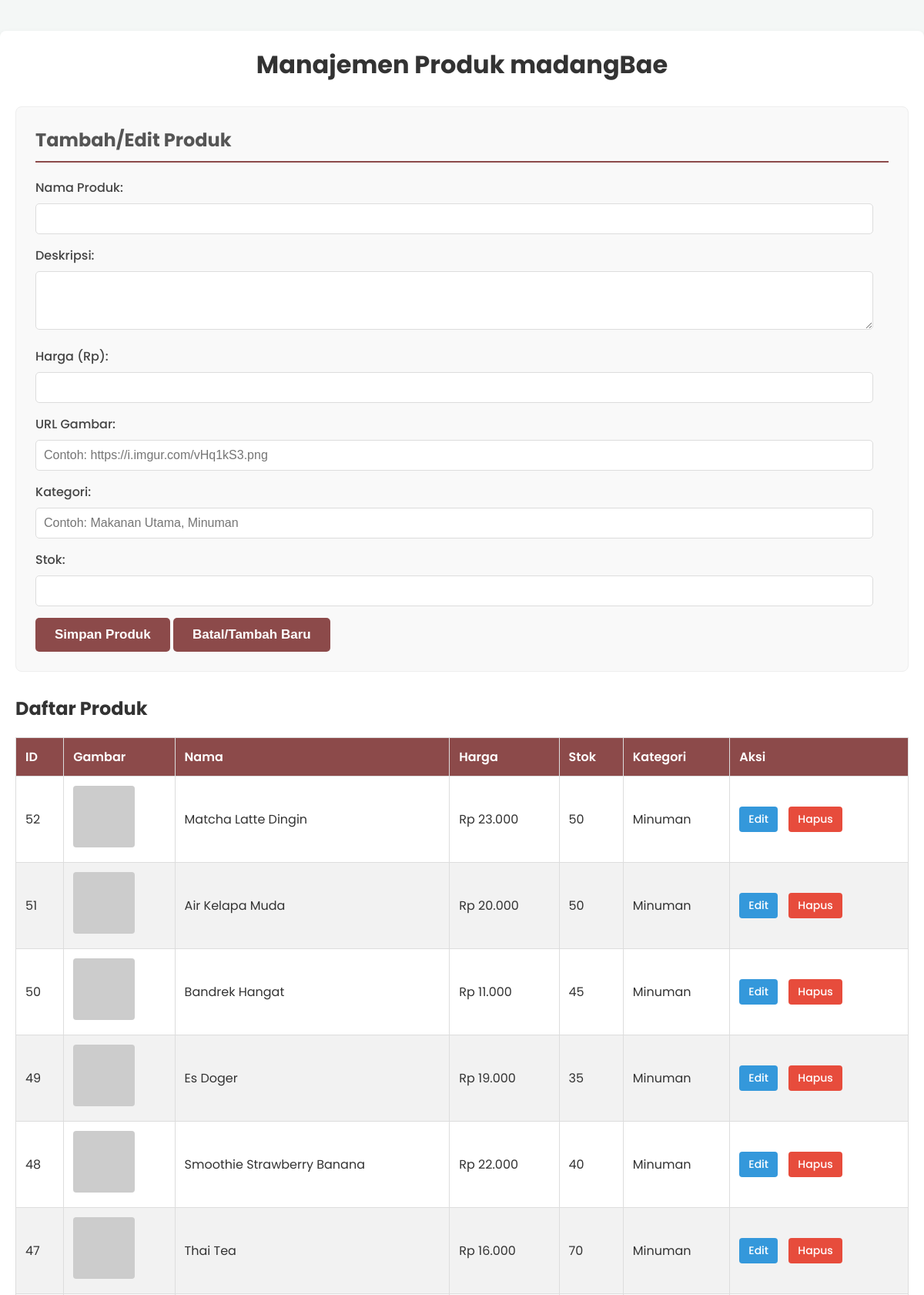
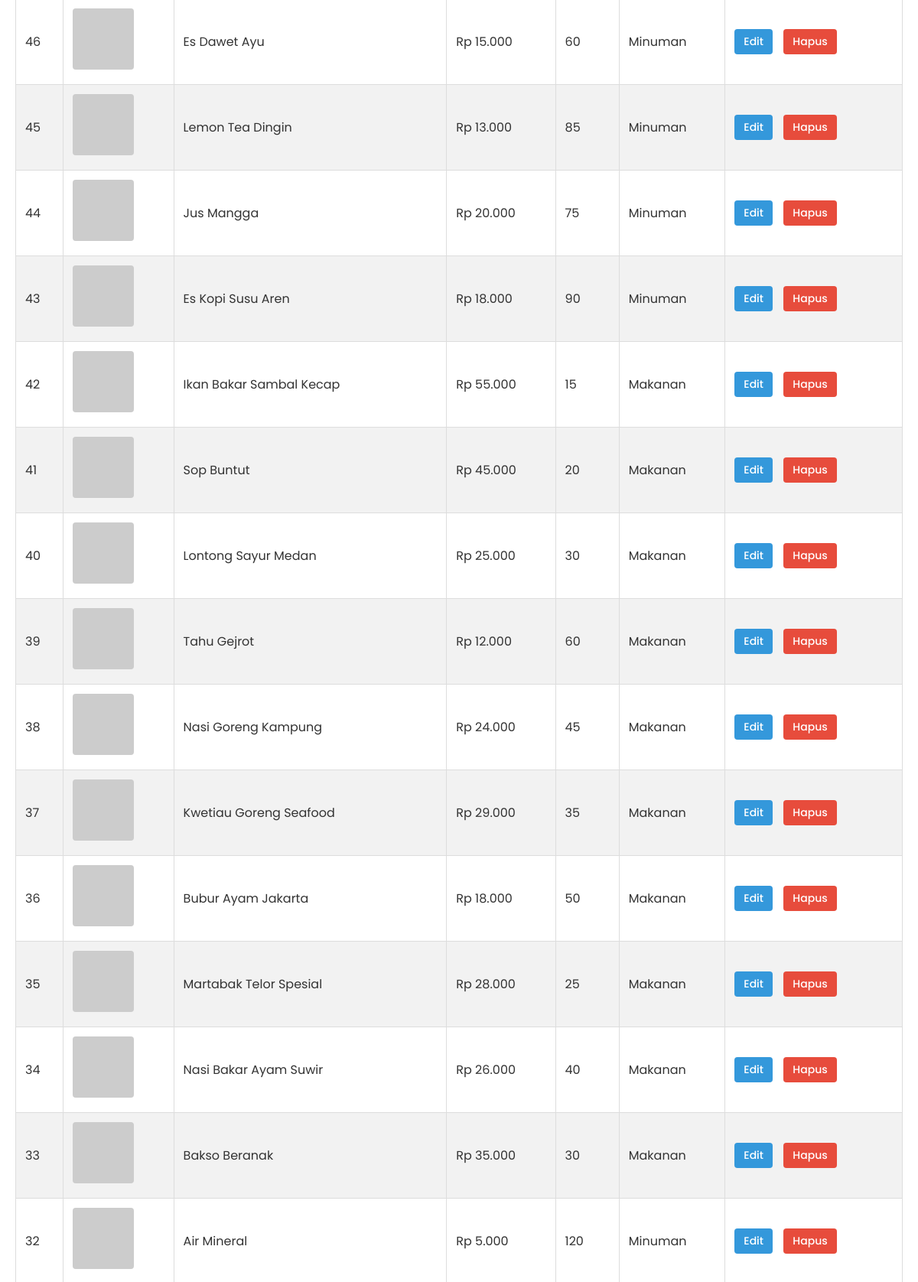
The app's page /admin.php (upper part) with its own data (2 pictures, top to bottom).
### tables this page shows
CREATE TABLE `products` (
  `id` int(11) NOT NULL,
  `name` varchar(255) NOT NULL,
  `description` text DEFAULT NULL,
  `price` decimal(10,2) NOT NULL,
  `image_url` varchar(255) DEFAULT NULL,
  `category` varchar(100) DEFAULT NULL,
  `stock` int(11) NOT NULL DEFAULT 0,
  `created_at` timestamp NOT NULL DEFAULT current_timestamp()
);

### admin.php (the view, shortened to what this page needs)
<?php
include 'api/db_connect.php';
$products = [];
$sql = "SELECT id, name, description, price, image_url, category, stock FROM products ORDER BY id DESC";
$result = $conn->query($sql);
if ($result->num_rows > 0) {
    while($row = $result->fetch_assoc()) {
        $products[] = $row;
    }
}
?>
<!DOCTYPE html>
<html lang="id">
<head>
    <link rel="stylesheet" href="style.css"> <link rel="preconnect" href="https://fonts.googleapis.com">
    <link rel="stylesheet" href="https://cdnjs.cloudflare.com/ajax/libs/font-awesome/6.5.2/css/all.min.css">
</head>
<body>
    <div class="admin-container">
        <h1>Manajemen Produk madangBae</h1>
        <div class="form-section">
            <h2>Tambah/Edit Produk</h2>
            <form action="admin.php" method="POST">
                <div class="form-group">
                    <label for="name">Nama Produk:</label>
                    <input type="text" id="name" name="name" required>
                </div>
                <div class="form-group">
                    <label for="description">Deskripsi:</label>
                    <textarea id="description" name="description" rows="3"></textarea>
                </div>
                <div class="form-group">
                    <label for="price">Harga (Rp):</label>
                    <input type="number" id="price" name="price" step="0.01" required>
                </div>
                <div class="form-group">
                    <label for="image_url">URL Gambar:</label>
                    <input type="text" id="image_url" name="image_url" placeholder="Contoh: https://i.imgur.com/vHq1kS3.png">
                </div>
                <div class="form-group">
                    <label for="category">Kategori:</label>
                    <input type="text" id="category" name="category" placeholder="Contoh: Makanan Utama, Minuman" required>
                </div>
                <div class="form-group">
                    <label for="stock">Stok:</label>
                    <input type="number" id="stock" name="stock" required>
                </div>
                <button type="submit" class="btn-submit">Simpan Produk</button>
                <button type="button" class="btn-submit" onclick="resetForm()">Batal/Tambah Baru</button>
            </form>
        </div>
        <div class="product-list-section">
            <h2>Daftar Produk</h2>
            <?php if (empty($products)): ?>
                <p>Belum ada produk. Tambahkan produk baru menggunakan formulir di atas.</p>
            <?php else: ?>
                <table class="product-table">
                    <thead>
                        <tr>
                            <th>ID</th>
                            <th>Gambar</th>
                            <th>Nama</th>
                            <th>Harga</th>
                            <th>Stok</th>
                            <th>Kategori</th>
                            <th>Aksi</th>
                        </tr>
                    </thead>
                    <tbody>
                        <?php foreach ($products as $product): ?>
                            <tr>
                                <td><?php echo $product['id']; ?></td>
                                <td><img src="<?php echo htmlspecialchars($product['image_url'] ?: 'https://via.placeholder.com/80'); ?>" alt="<?php echo htmlspecialchars($product['name']); ?>"></td>
                                <td><?php echo htmlspecialchars($product['name']); ?></td>
                                <td>Rp <?php echo number_format($product['price'], 0, ',', '.'); ?></td>
                                <td><?php echo $product['stock']; ?></td>
                                <td><?php echo htmlspecialchars($product['category']); ?></td>
                                <td class="actions">
                                    <a href="#" class="edit-btn"
                                       data-id="<?php echo $product['id']; ?>"
                                       data-name="<?php echo htmlspecialchars($product['name']); ?>"
                                       data-description="<?php echo htmlspecialchars($product['description']); ?>"
                                       data-price="<?php echo htmlspecialchars($product['price']); ?>"
                                       data-image_url="<?php echo htmlspecialchars($product['image_url']); ?>"
                                       data-category="<?php echo htmlspecialchars($product['category']); ?>"
                                       data-stock="<?php echo htmlspecialchars($product['stock']); ?>">Edit</a>
                                    <a href="admin.php?action=delete&id=<?php echo $product['id']; ?>" class="delete-btn" onclick="return confirm('Apakah Anda yakin ingin menghapus produk ini?');">Hapus</a>
                                </td>
                            </tr>
                        <?php endforeach; ?>
                    </tbody>
                </table>
            <?php endif; ?>
        </div>
    </div>
</body>
</html>

### style.css (style rules this page uses)
:root { --primary-color: #8C4A4A; --background-color: #f7f0f0; --text-color-light: #FFFFFF; --text-color-dark: #333333; --input-bg: #D9D9D9; --card-bg: #FFFFFF; --light-bg-color: #f4f7f6; }
* { margin: 0; padding: 0; box-sizing: border-box; }
body { font-family: 'Poppins', sans-serif; background-color: var(--background-color); color: var(--text-color-dark); }

### admin.php (style rules this page uses)
body { background-color: #f4f7f6; }
.admin-container { max-width: 1200px; margin: 40px auto; padding: 20px; background-color: #fff; border-radius: 8px; box-shadow: 0 4px 8px rgba(0,0,0,0.1); }
.admin-container h1 { text-align: center; color: #333; margin-bottom: 30px; }
.form-section { background-color: #f9f9f9; padding: 25px; border-radius: 8px; margin-bottom: 30px; border: 1px solid #eee; }
.form-section h2 { margin-top: 0; color: #555; border-bottom: 2px solid var(--primary-color); padding-bottom: 10px; margin-bottom: 20px; }
.form-group label { display: block; margin-bottom: 8px; font-weight: 500; color: #444; }
.form-group input[type="text"], .form-group input[type="number"], .form-group textarea { width: calc(100% - 20px); padding: 10px; margin-bottom: 15px; border: 1px solid #ddd; border-radius: 5px; font-size: 16px; }
.form-group textarea { resize: vertical; }
.btn-submit { background-color: var(--primary-color); color: white; padding: 12px 25px; border: none; border-radius: 5px; cursor: pointer; font-size: 17px; font-weight: 600; transition: background-color 0.3s ease; }
.product-table { width: 100%; border-collapse: collapse; margin-top: 20px; }
.product-table th, .product-table td { border: 1px solid #ddd; padding: 12px; text-align: left; vertical-align: middle; }
.product-table th { background-color: var(--primary-color); color: white; font-weight: 600; }
.product-table tr:nth-child(even) { background-color: #f2f2f2; }
.product-table img { width: 80px; height: 80px; object-fit: cover; border-radius: 4px; }
.product-table .actions a { display: inline-block; margin-right: 10px; padding: 6px 12px; border-radius: 4px; text-decoration: none; font-size: 14px; font-weight: 500; transition: background-color 0.3s ease; }
.product-table .actions .edit-btn { background-color: #3498db; color: white; }
.product-table .actions .delete-btn { background-color: #e74c3c; color: white; }

### records on screen
products: id "52", name "Matcha Latte Dingin", price "23.000", stock "50", category "Minuman"
products: id "51", name "Air Kelapa Muda", price "20.000", stock "50", category "Minuman"
products: id "50", name "Bandrek Hangat", price "11.000", stock "45", category "Minuman"
products: id "49", name "Es Doger", price "19.000", stock "35", category "Minuman"
products: id "48", name "Smoothie Strawberry Banana", price "22.000", stock "40", category "Minuman"
products: id "47", name "Thai Tea", price "16.000", stock "70", category "Minuman"
products: id "46", name "Es Dawet Ayu", price "15.000", stock "60", category "Minuman"
products: id "45", name "Lemon Tea Dingin", price "13.000", stock "85", category "Minuman"
products: id "44", name "Jus Mangga", price "20.000", stock "75", category "Minuman"
products: id "43", name "Es Kopi Susu Aren", price "18.000", stock "90", category "Minuman"
products: id "42", name "Ikan Bakar Sambal Kecap", price "55.000", stock "15", category "Makanan"
products: id "41", name "Sop Buntut", price "45.000", stock "20", category "Makanan"
products: id "40", name "Lontong Sayur Medan", price "25.000", stock "30", category "Makanan"
products: id "39", name "Tahu Gejrot", price "12.000", stock "60", category "Makanan"
products: id "38", name "Nasi Goreng Kampung", price "24.000", stock "45", category "Makanan"
products: id "37", name "Kwetiau Goreng Seafood", price "29.000", stock "35", category "Makanan"
products: id "36", name "Bubur Ayam Jakarta", price "18.000", stock "50", category "Makanan"
products: id "35", name "Martabak Telor Spesial", price "28.000", stock "25", category "Makanan"
products: id "34", name "Nasi Bakar Ayam Suwir", price "26.000", stock "40", category "Makanan"
products: id "33", name "Bakso Beranak", price "35.000", stock "30", category "Makanan"
products: id "32", name "Air Mineral", price "5.000", stock "120", category "Minuman"
